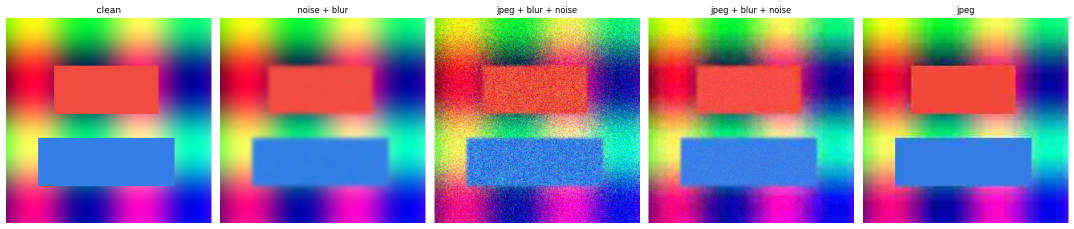
#> input picture assets/degradation_examples.png, 2148 x 458 px (shown at 1/2 size)
$ python -i baselines.py   (imports and definitions only)
#> lines starting #> are read from the running program, lines starting #| are printed output that depends on the picture
#> further down, picture is the input picture: shape (458, 2148, 3); mean B, G, R 150.8, 133.2, 146.7
"""
Classical (non-learned) restoration baselines.

These give the diffusion model something honest to beat. All are pure
numpy/scipy/PIL so they run anywhere. They are intentionally simple, well-known
methods -- the point is a fair reference floor, not SOTA classical restoration.

  * non_local_means  -- patch-based denoiser (BM3D-spirit, simplified)
  * wiener_deblur    -- Wiener-filter deconvolution for blur
  * bilateral_denoise-- edge-preserving smoothing
  * identity         -- passthrough (lower bound = the degraded image itself)
"""

from __future__ import annotations

import numpy as np
from scipy.ndimage import gaussian_filter, uniform_filter
from scipy.signal import fftconvolve


def identity(img: np.ndarray) -> np.ndarray:
    return img.copy()


def gaussian_denoise(img: np.ndarray, sigma: float = 0.8) -> np.ndarray:
    """Trivial Gaussian-smoothing denoiser (weak baseline)."""
    out = np.empty_like(img)
    for c in range(img.shape[2]):
        out[..., c] = gaussian_filter(img[..., c], sigma=sigma)
    return np.clip(out, 0, 1)


def bilateral_denoise(img: np.ndarray, sigma_spatial: float = 2.0,
                      sigma_range: float = 0.1, win: int = 5) -> np.ndarray:
    """Edge-preserving bilateral filter (vectorized over shift offsets)."""
    pad = win // 2
    out = np.zeros_like(img)
    wsum = np.zeros(img.shape[:2] + (1,))
    padded = np.pad(img, ((pad, pad), (pad, pad), (0, 0)), mode="reflect")

    for dy in range(-pad, pad + 1):
        for dx in range(-pad, pad + 1):
            shifted = padded[pad + dy:pad + dy + img.shape[0],
                             pad + dx:pad + dx + img.shape[1]]
            spatial = np.exp(-(dx ** 2 + dy ** 2) / (2 * sigma_spatial ** 2))
            rng = np.exp(-((shifted - img) ** 2).sum(axis=2, keepdims=True)
                         / (2 * sigma_range ** 2))
            w = spatial * rng
            out += w * shifted
            wsum += w
    return np.clip(out / np.maximum(wsum, 1e-8), 0, 1)


def non_local_means(img: np.ndarray, h: float = 0.1, patch: int = 3,
                    search: int = 7) -> np.ndarray:
    """
    Simplified non-local means. O(N * search^2) -- keep search window small.
    Good middle-ground denoising baseline (BM3D in spirit).
    """
    pad = search // 2 + patch // 2
    padded = np.pad(img, ((pad, pad), (pad, pad), (0, 0)), mode="reflect")
    H, W, C = img.shape
    out = np.zeros_like(img)
    wsum = np.zeros((H, W, 1))
    sw = search // 2

    # precompute patch box filter helper
    def box(x):
        return uniform_filter(x, size=patch, mode="reflect")

    base = padded[pad:pad + H, pad:pad + W]
    for dy in range(-sw, sw + 1):
        for dx in range(-sw, sw + 1):
            shifted = padded[pad + dy:pad + dy + H, pad + dx:pad + dx + W]
            diff2 = ((base - shifted) ** 2).mean(axis=2, keepdims=True)
            patch_dist = box(diff2[..., 0])[..., None]
            w = np.exp(-patch_dist / (h ** 2))
            out += w * shifted
            wsum += w
    return np.clip(out / np.maximum(wsum, 1e-8), 0, 1)


def wiener_deblur(img: np.ndarray, blur_sigma: float = 2.0, nsr: float = 0.01) -> np.ndarray:
    """
    Wiener deconvolution assuming a known Gaussian blur kernel.
    `nsr` is the noise-to-signal ratio regularizer.
    """
#> called with blur_sigma = 1.2, nsr = 0.02
    # build Gaussian PSF
    k = int(2 * round(3 * blur_sigma) + 1)
    ax = np.arange(-(k // 2), k // 2 + 1)
    xx, yy = np.meshgrid(ax, ax)
    psf = np.exp(-(xx ** 2 + yy ** 2) / (2 * blur_sigma ** 2))
    psf /= psf.sum()

    H, W, _ = img.shape
#> H = 458; W = 2148
    psf_pad = np.zeros((H, W))
    psf_pad[:k, :k] = psf
    psf_pad = np.roll(psf_pad, -(k // 2), axis=(0, 1))
    Hf = np.fft.fft2(psf_pad)
    Wiener = np.conj(Hf) / (np.abs(Hf) ** 2 + nsr)

    out = np.empty_like(img)
    for c in range(img.shape[2]):
        G = np.fft.fft2(img[..., c])
        out[..., c] = np.real(np.fft.ifft2(G * Wiener))
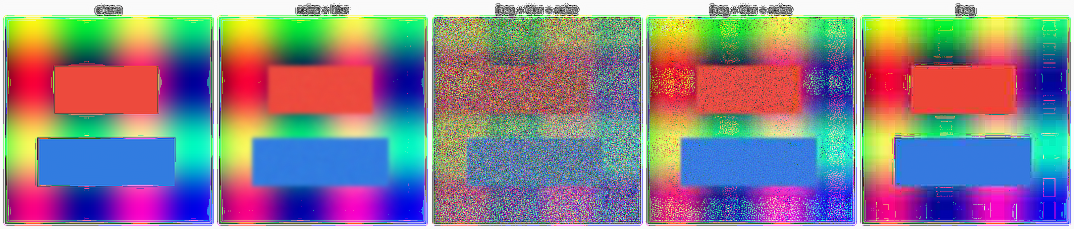
#> out: shape (458, 2148, 3) (shown at 1/2 size); mean B, G, R 141.7, 131.1, 140.1
    return np.clip(out, 0, 1)
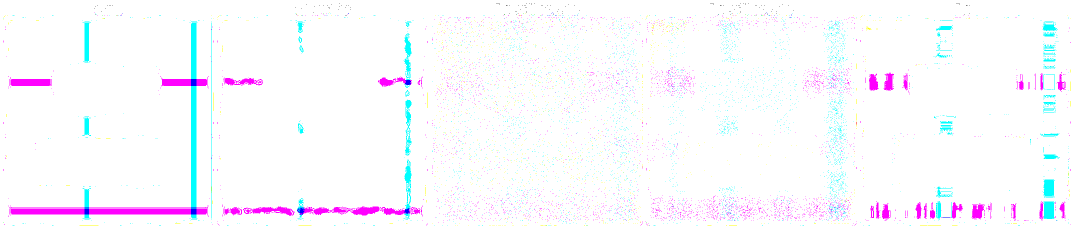
#> returned value: shape (458, 2148, 3) (shown at 1/2 size); mean of channels 0, 1, 2 0.998, 0.978, 0.981; drawn with 1 as white


# --------------------------------------------------------------------------- #
# Composite "best-effort" classical pipeline for the blind/mixed bucket
# --------------------------------------------------------------------------- #
def classical_blind(img: np.ndarray) -> np.ndarray:
    """
    A reasonable hand-built classical attempt at blind restoration:
    light deblur -> NLM denoise -> mild sharpening.
    """
    x = wiener_deblur(img, blur_sigma=1.2, nsr=0.02)
    x = non_local_means(x, h=0.08, patch=3, search=5)
#> in non_local_means, `padded = np.pad(img, ((pad, pad), (pad, pad), (0, 0)), mode="reflect")`:
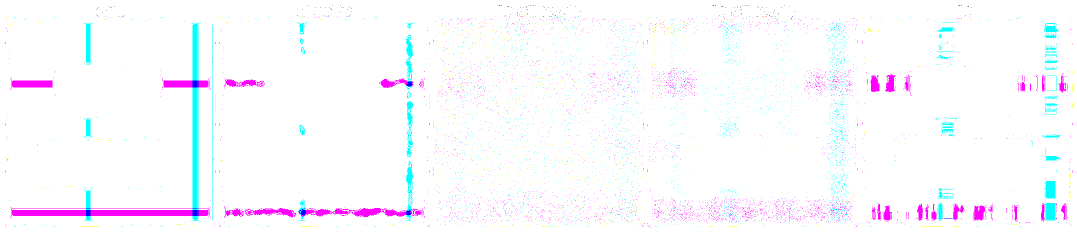
#> padded: shape (464, 2154, 3) (shown at 1/2 size); mean B, G, R 0.998, 0.978, 0.981; drawn with 1 as white
#> after the loop in non_local_means, `for dy in range(-sw, sw + 1):`: out: shape (458, 2148, 3); every value is 0
#> after the loop in non_local_means, `for dy in range(-sw, sw + 1):`: wsum: shape (458, 2148, 1) float64; every value is 0
    # unsharp mask
    blur = gaussian_filter(x, sigma=(1, 1, 0))
    x = np.clip(x + 0.4 * (x - blur), 0, 1)
    return x


BASELINES = {
    "identity": identity,
    "gaussian": gaussian_denoise,
    "bilateral": bilateral_denoise,
    "nlm": non_local_means,
    "wiener": wiener_deblur,
    "classical_blind": classical_blind,
}

>>> import cv2
>>> picture = cv2.imread('../assets/degradation_examples.png')
#> (the run stopped early here; a loop or call above may not have finished)
